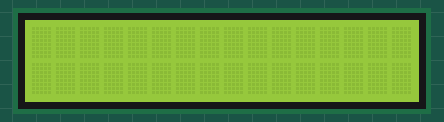
Bench run of a sketch on a simulated Arduino Uno, built with avr-gcc and run on an emulated ATmega328P. Parts: 16×2 character LCD.

Above: at 0.1 s.
At 1.1 s:
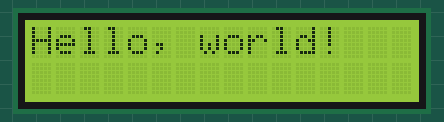

Measured:
- what the display in image 1 shows lasts 8.0 s, from 1.1 s to 9.1 s

The sketch:

method_2.ino
```cpp
#include <Wire.h>

#include <LiquidCrystal_I2C.h>

#define I2C_ADDR    0x3F  // Define I2C Address for controller
#define BACKLIGHT_PIN  7
#define En_pin  4
#define Rw_pin  5
#define Rs_pin  6
#define D4_pin  0
#define D5_pin  1
#define D6_pin  2
#define D7_pin  3
#define  LED_OFF  0
#define  LED_ON  1

LiquidCrystal_I2C lcd(I2C_ADDR, 16, 2); // initialize the lcd

void setup()
{
  lcd.begin ();  // initialize the lcd
  // Switch on the backlight
  lcd.backlight();
}

void loop()
{

// Reset the display
  lcd.clear();
  delay(1000);
  lcd.home();

// Print on the LCD
  lcd.backlight();
  lcd.setCursor(0,0);
  lcd.print("Hello, world!");
  delay(8000);
}
```
